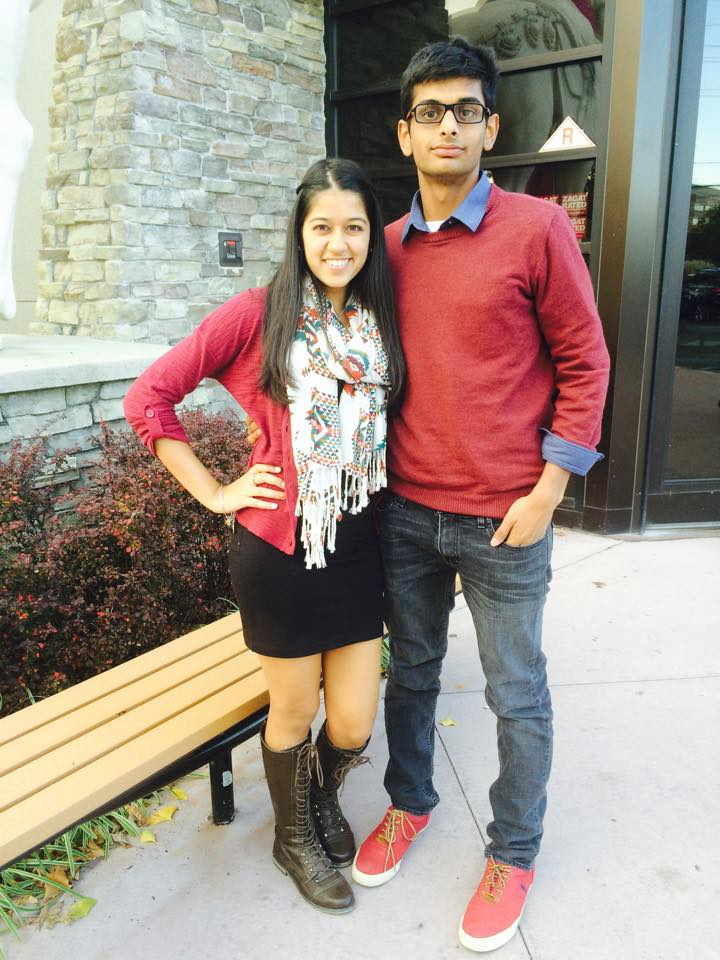
#> input picture practice.jpeg, 720 x 960 px
$ python sketch.py practice.jpeg
#> lines starting #> are read from the running program, lines starting #| are printed output that depends on the picture
import cv2
import sys
import os
import numpy as np


#TODO: Request input from user

input_img = cv2.imread(sys.argv[1], 1)
#> input_img is the input picture: shape (960, 720, 3); mean B, G, R 135.8, 145.5, 160.2

# Convert color image to grayscale

input_image_gray = cv2.cvtColor(input_img, cv2.COLOR_RGB2GRAY)
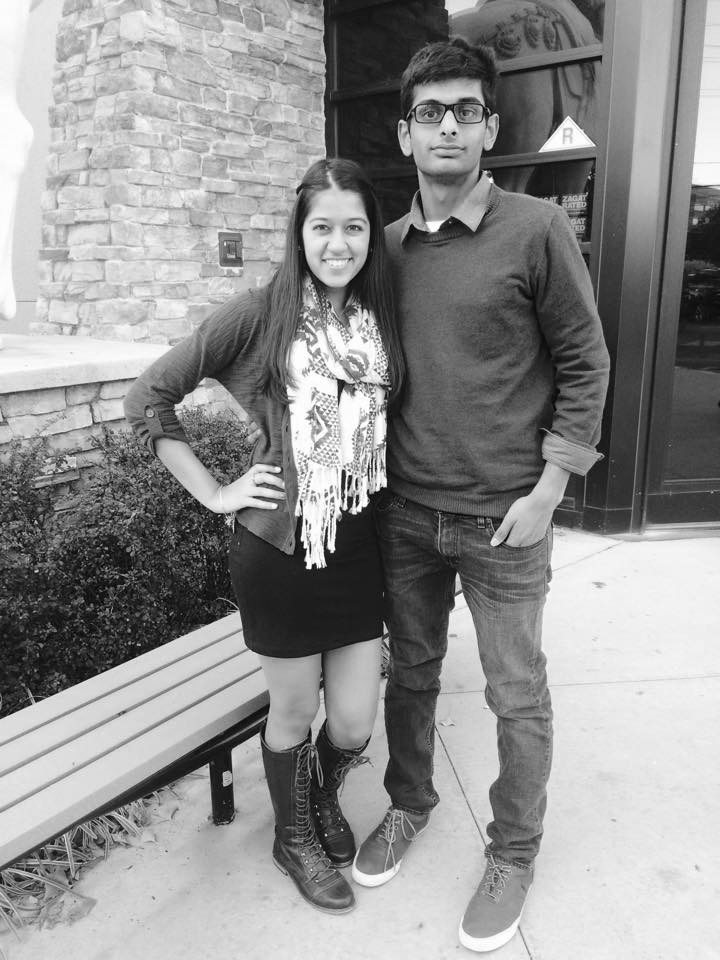
#> input_image_gray: shape (960, 720); min 0, max 255, mean 144.3

# Take the negative of inputted image

input_img_negative = cv2.bitwise_not(input_image_gray)
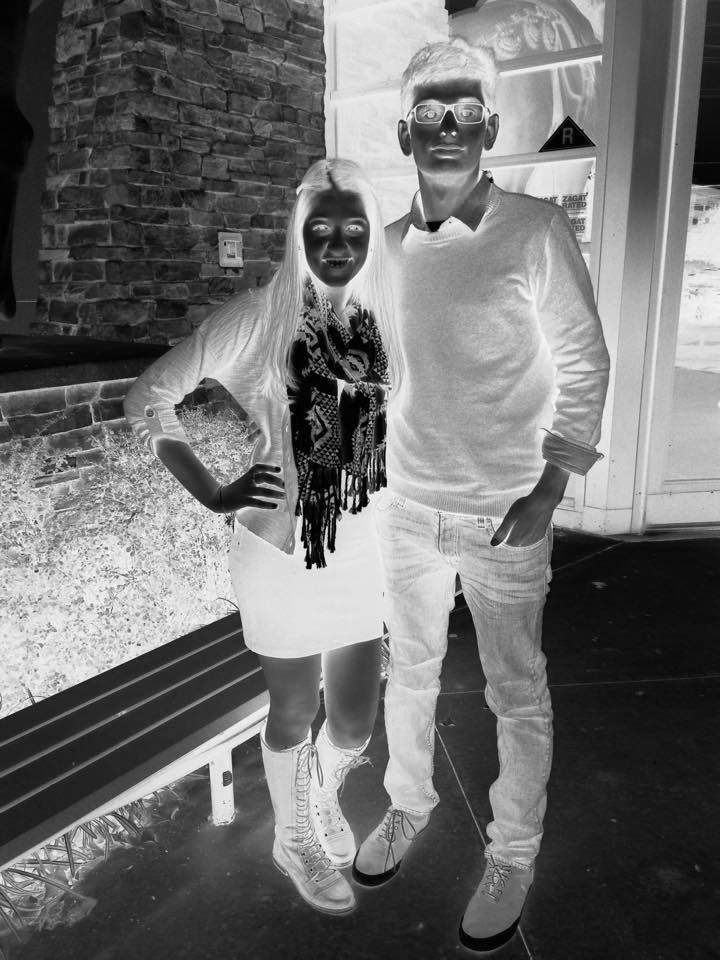
#> input_img_negative: shape (960, 720); min 0, max 255, mean 110.7

# Gaussian Blur the image to smooth any edges
negative_input_blurred = cv2.GaussianBlur(input_img_negative, (5,5), 0)

# Blended the edges using cv2's divide function

final_blend = cv2.divide(input_img_negative, negative_input_blurred, scale = 215)
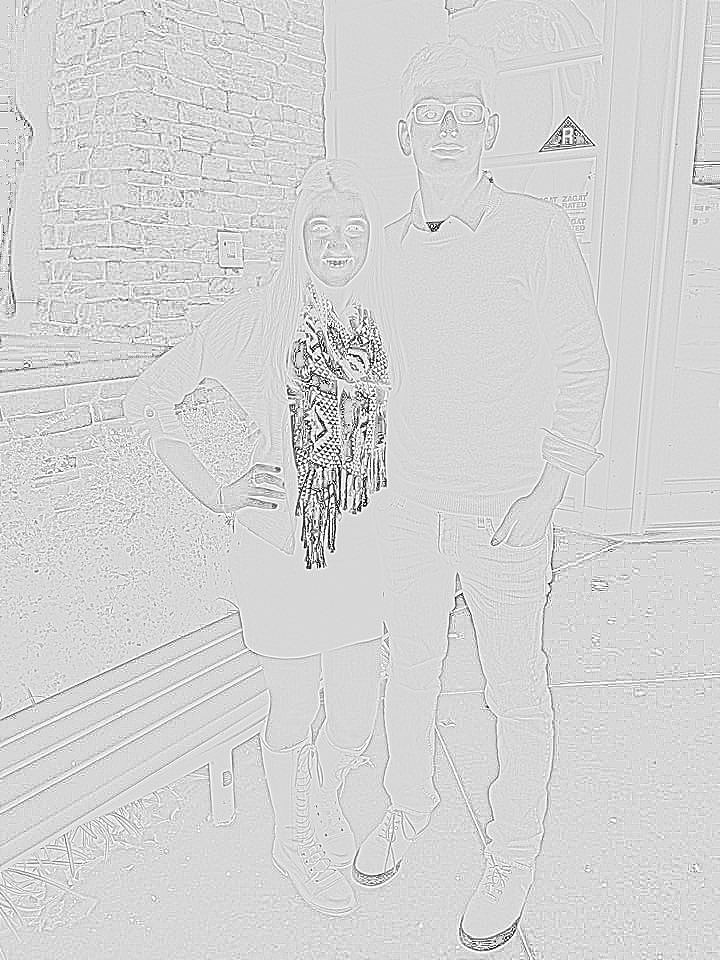
#> final_blend: shape (960, 720); min 0, max 255, mean 212.4


cv2.imshow('Sketched Image', final_blend)
cv2.waitKey(0)
cv2.destroyAllWindows()
